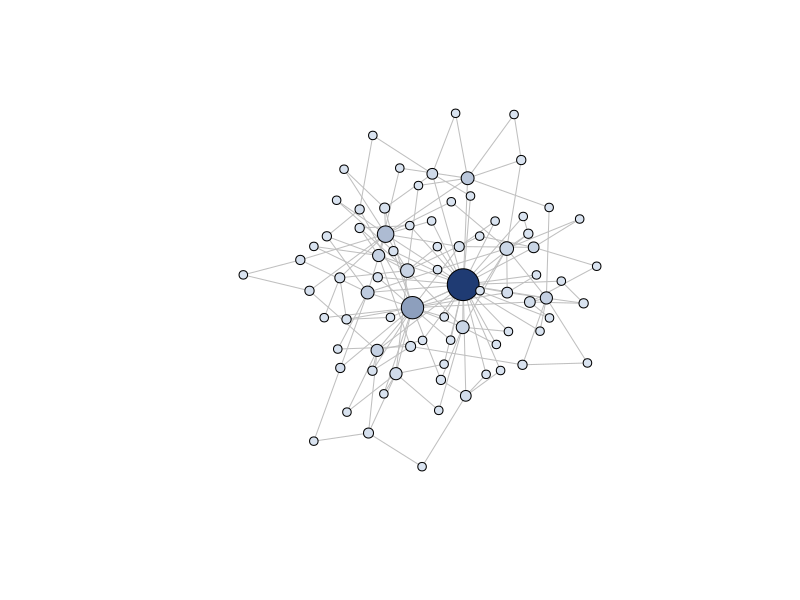
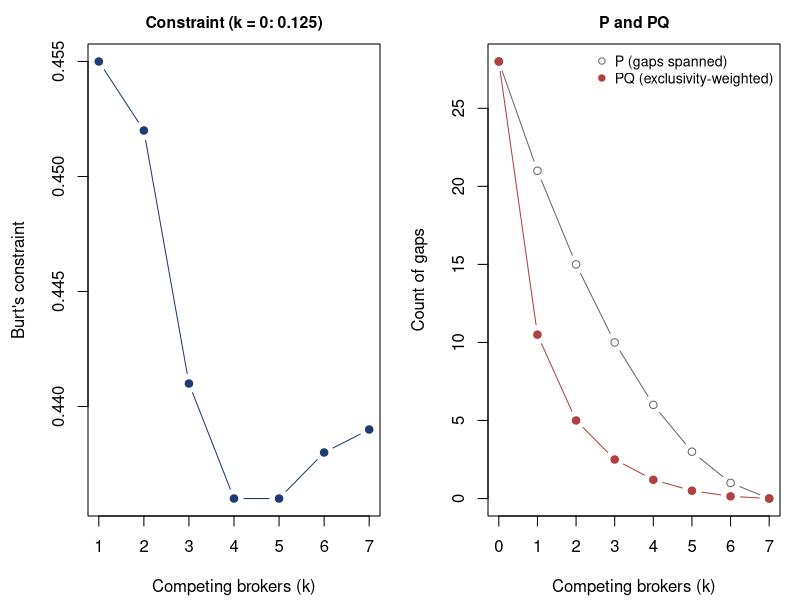
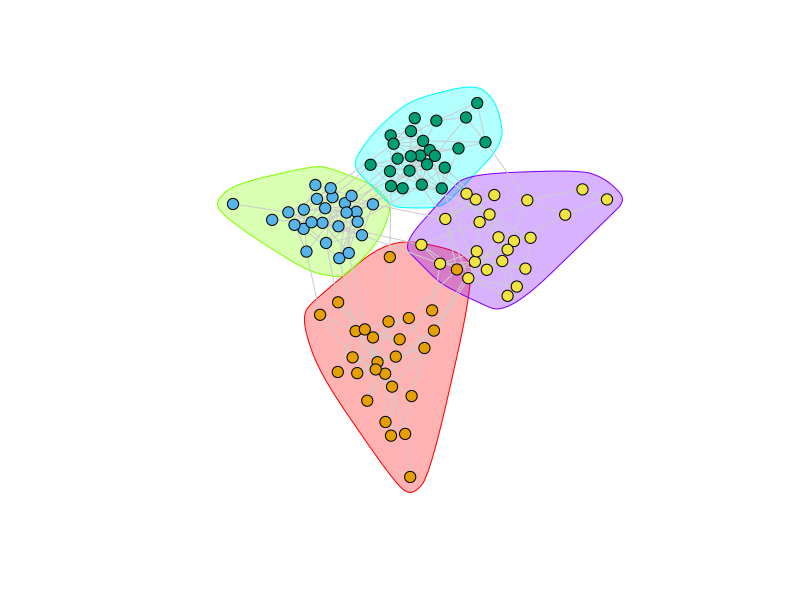
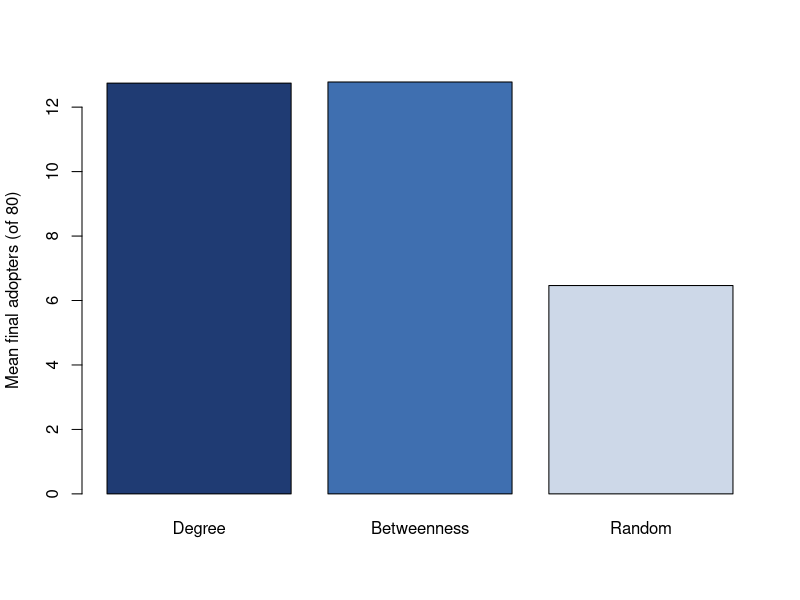

Source code (R) for these figures, in order:
## ---- chunk 1
#| fig-cap: "A simulated scale-free social/co-purchase graph of 80 nodes generated by preferential attachment. Node size is proportional to degree; color encodes betweenness (darker = higher). The hubs (large nodes) and the brokers (dark nodes) are not always the same vertices, which is the practical point of distinguishing centrality measures."
library(igraph)
set.seed(20260622)

# --- Build a simulated scale-free network (Barabasi-Albert) ---
# Interpretable as a social graph (who-follows-whom) or, with edges read as
# "frequently bought together," a product co-purchase graph.
g <- sample_pa(n = 80, power = 1.1, m = 2, directed = FALSE)
V(g)$name <- paste0("u", seq_len(vcount(g)))

# --- Centrality measures (all functions of the adjacency structure) ---
deg  <- degree(g)
btw  <- betweenness(g, normalized = TRUE)
eig  <- eigen_centrality(g)$vector

cent <- data.frame(
  node       = V(g)$name,
  degree     = deg,
  betweenness = round(btw, 3),
  eigenvector = round(eig, 3)
)

# Show the five highest-degree nodes and how they rank on the other measures
top_deg <- head(cent[order(-cent$degree), ], 5)
cat("Top-5 nodes by degree:\n")
print(top_deg, row.names = FALSE)

# The top node by EACH measure can differ:
cat("\nMost central node by measure:\n")
cat("  degree     :", cent$node[which.max(cent$degree)], "\n")
cat("  betweenness:", cent$node[which.max(cent$betweenness)], "\n")
cat("  eigenvector:", cent$node[which.max(cent$eigenvector)], "\n")

# Rank correlation between degree and betweenness: high but not 1,
# which is exactly why brokers and hubs are distinct managerial targets.
cat("\nSpearman corr(degree, betweenness):",
    round(cor(deg, btw, method = "spearman"), 3), "\n")

# --- Visualize ---
node_col <- colorRampPalette(c("#d9e3f0", "#1f3b73"))(100)[
  as.integer(cut(btw, breaks = 100, include.lowest = TRUE))]
plot(g,
     vertex.size   = 4 + 14 * (deg / max(deg)),
     vertex.color  = node_col,
     vertex.label  = NA,
     edge.color    = "grey75",
     layout        = layout_with_fr(g))
## ---- chunk 2
set.seed(20261110)
n_vc  <- 60
style <- rbinom(n_vc, 1, 0.5)   # 1 = life-science/energy investor, 0 = software/finance
inc <- cbind(                   # VC x category activity (1 = invested there)
  biotech   = rbinom(n_vc, 1, ifelse(style == 1, 0.80, 0.15)),
  cleantech = rbinom(n_vc, 1, ifelse(style == 1, 0.70, 0.15)),
  fintech   = rbinom(n_vc, 1, ifelse(style == 1, 0.10, 0.80))
)
co   <- crossprod(inc)      # diagonal: |I|; off-diagonal: |I and J|
sim  <- co / diag(co)       # row I: share of I's investors also active in J
dist <- 1 - sim             # asymmetric socio-cognitive distance
round(dist, 2)

# Erraticism: mean distance between CONSECUTIVE categories (order matters).
erraticism <- function(path, D) mean(D[cbind(head(path, -1), path[-1])])
# Path-independent distance: mean over all category pairs (order ignored).
path_indep <- function(path, D) {
  p <- combn(unique(path), 2)
  mean((D[t(p)] + D[t(p[2:1, ])]) / 2)
}
paths <- list(
  coherent = c("fintech", "biotech", "cleantech"),
  erratic  = c("biotech", "fintech", "cleantech")
)
data.frame(
  path                = sapply(paths, paste, collapse = " -> "),
  erraticism          = round(sapply(paths, erraticism, D = dist), 3),
  path_indep_distance = round(sapply(paths, path_indep, D = dist), 3),
  row.names = NULL
)
## ---- chunk 3
#| label: fig-graph-brokerage-shadow
#| message: false
#| warning: false
#| fig-width: 8
#| fig-height: 3.8
#| fig-cap: "Burt's constraint and the pair-based measures along the eight-alter shadow-ego sequence, in which k of ego's alters become competing brokers tied to every other alter. Ego's position worsens with every added competitor. Constraint (left, plotted from k = 1 on a narrow vertical scale; it is 0.125 at k = 0) peaks at 0.455 with the first competitor and then falls, signalling an improvement that has not occurred; P and PQ (right) decline monotonically."
library(igraph)

# --- Pair-based brokerage measures (Borgatti and Everett 2026) ---
# For ego i, a brokered pair (a "gap") is an unordered pair {j, k} of i's
# alters that are not tied to each other. c_jk is the number of common
# neighbors of j and k in the WHOLE network; ego is always one, so c_jk >= 1.
#   P   = number of brokered pairs                  (opportunity volume)
#   Q   = mean of 1 / c_jk over brokered pairs      (base exclusivity)
#   PQ  = sum of 1 / c_jk                           (= two-step betweenness)
#   PQe = number of pairs with c_jk == 1            (indicator version)
brokerage_pq <- function(g, ego) {
  alters <- as.integer(neighbors(g, ego))
  none <- c(P = 0, Q = NA, PQ = 0, PQe = 0)
  if (length(alters) < 2) return(none)
  prs  <- combn(alters, 2)
  open <- !apply(prs, 2, function(p) are_adjacent(g, p[1], p[2]))
  if (!any(open)) return(none)
  prs  <- prs[, open, drop = FALSE]
  c_jk <- apply(prs, 2, function(p)
    length(intersect(neighbors(g, p[1]), neighbors(g, p[2]))))
  c(P = ncol(prs), Q = mean(1 / c_jk), PQ = sum(1 / c_jk),
    PQe = sum(c_jk == 1))
}

# Burt's effective size for binary data, N - 2t/N, where t is the number of
# ties among ego's N alters; efficiency is effective size divided by N.
effective_size <- function(g, ego) {
  alters <- as.integer(neighbors(g, ego))
  N <- length(alters)
  t <- ecount(induced_subgraph(g, alters))
  c(N = N, ES = N - 2 * t / N, eff = (N - 2 * t / N) / N)
}

# --- The eight-alter shadow-ego sequence ---
# Ego (vertex 1) has 8 alters (2..9), initially unconnected. Step k makes k
# alters competing brokers ("shadow egos") tied to every other alter. By
# structural-hole theory ego's position worsens monotonically in k.
shadow_net <- function(k, n_alters = 8) {
  g <- make_star(n_alters + 1, mode = "undirected", center = 1)
  alters <- 2:(n_alters + 1)
  for (s in alters[seq_len(k)]) {
    others <- setdiff(alters, s)
    new <- others[!sapply(others, function(o) are_adjacent(g, s, o))]
    if (length(new) > 0) g <- add_edges(g, as.vector(rbind(s, new)))
  }
  g
}

shadow <- do.call(rbind, lapply(0:7, function(k) {
  g <- shadow_net(k)
  m <- brokerage_pq(g, 1)
  data.frame(k          = k,
             constraint = round(constraint(g, nodes = 1), 3),
             eff_size   = effective_size(g, 1)[["ES"]],
             P          = m[["P"]],
             Q          = round(m[["Q"]], 3),
             PQ         = round(m[["PQ"]], 2),
             PQe        = m[["PQe"]],
             btw2       = round(betweenness(g, v = 1, cutoff = 2), 2))
}))
print(shadow, row.names = FALSE)

# --- Identities stated in the paper ---
cat("\nPQ equals two-step betweenness in every row:",
    isTRUE(all.equal(shadow$PQ, shadow$btw2)), "\n")
cat("Effective size equals 1 + 2P/N in every row:",
    isTRUE(all.equal(shadow$eff_size, 1 + 2 * shadow$P / 8)), "\n")

# --- Figure: constraint versus P and PQ along the sequence ---
op <- par(mfrow = c(1, 2), mar = c(4.2, 4.4, 2.2, 1))
s1 <- shadow[shadow$k >= 1, ]
plot(s1$k, s1$constraint, type = "b", pch = 19, col = "#1f3b73",
     xlab = "Competing brokers (k)", ylab = "Burt's constraint",
     main = "Constraint (k = 0: 0.125)", cex.main = 0.95)
plot(shadow$k, shadow$P, type = "b", pch = 1, col = "grey40",
     ylim = c(0, 28), xlab = "Competing brokers (k)",
     ylab = "Count of gaps", main = "P and PQ", cex.main = 0.95)
lines(shadow$k, shadow$PQ, type = "b", pch = 19, col = "#b0413e")
legend("topright", c("P (gaps spanned)", "PQ (exclusivity-weighted)"),
       pch = c(1, 19), col = c("grey40", "#b0413e"), bty = "n", cex = 0.85)
par(op)
## ---- chunk 4
#| label: graph-brokerage-sim
#| message: false
#| warning: false
library(igraph)

# --- Three toy ego networks with the same three contacts A, B, C ---
# In the contested case the rival broker is tied to A, B, and C but is NOT
# one of ego's contacts.
toy <- list(
  closure   = graph_from_literal(Ego-A, Ego-B, Ego-C, A-B, B-C, A-C),
  open      = graph_from_literal(Ego-A, Ego-B, Ego-C),
  contested = graph_from_literal(Ego-A, Ego-B, Ego-C, Rival-A, Rival-B, Rival-C)
)
toy_tab <- do.call(rbind, lapply(names(toy), function(nm) {
  g <- toy[[nm]]; m <- brokerage_pq(g, "Ego")
  data.frame(case = nm,
             constraint = round(constraint(g, nodes = "Ego"), 3),
             P = m[["P"]], Q = round(m[["Q"]], 3), PQ = round(m[["PQ"]], 2))
}))
print(toy_tab, row.names = FALSE)

# --- Distance-sensitive quality scores (Borgatti and Everett 2026, App. B) ---
# Shortest bypass: 1 - rho^(d_jk - 1), with d_jk the j-k distance once ego is
# removed (no bypass: score 1). Walk-discounted: 1 / (1 + r_jk), where
# r = A^2 (I - beta A)^{-1} on the ego-deleted adjacency matrix A and
# beta < 1 / lambda_1 (here beta = 0.5 / lambda_1).
deep_quality <- function(g, ego, rho = 0.5, beta_frac = 0.5) {
  alters <- as.integer(neighbors(g, ego))
  if (length(alters) < 2) return(c(Qgeo = NA, Qwalk = NA))
  prs  <- combn(alters, 2)
  open <- !apply(prs, 2, function(p) are_adjacent(g, p[1], p[2]))
  if (!any(open)) return(c(Qgeo = NA, Qwalk = NA))
  prs  <- prs[, open, drop = FALSE]
  keep <- setdiff(seq_len(vcount(g)), ego)
  h    <- induced_subgraph(g, keep)
  idx  <- matrix(match(prs, keep), nrow = 2)      # pair ids inside h
  d    <- distances(h)[cbind(idx[1, ], idx[2, ])]
  geo  <- ifelse(is.finite(d), 1 - rho^(d - 1), 1)
  A    <- as_adjacency_matrix(h, sparse = FALSE)
  lam  <- max(abs(eigen(A, symmetric = TRUE, only.values = TRUE)$values))
  beta <- if (lam > 0) beta_frac / lam else 0
  R    <- A %*% A %*% solve(diag(nrow(A)) - beta * A)
  walk <- 1 / (1 + R[cbind(idx[1, ], idx[2, ])])
  c(Qgeo = mean(geo), Qwalk = mean(walk))
}

# --- A simulated B2B referral network: 36 firms in three regional clusters ---
set.seed(20261001)
pm  <- matrix(0.02, 3, 3); diag(pm) <- 0.30
g   <- sample_sbm(36, pref.matrix = pm, block.sizes = c(12, 12, 12))
blk <- rep(1:3, each = 12)                 # regional cluster of each firm
V(g)$name <- paste0("f", seq_len(vcount(g)))

meas <- do.call(rbind, lapply(seq_len(vcount(g)), function(i) {
  pq <- brokerage_pq(g, i); es <- effective_size(g, i); dq <- deep_quality(g, i)
  data.frame(firm = V(g)$name[i], degree = es[["N"]],
             clusters = length(unique(blk[as.integer(neighbors(g, i))])),
             eff_size   = round(es[["ES"]], 2),
             constraint = round(constraint(g, nodes = i), 3),
             P = pq[["P"]], Q = round(pq[["Q"]], 3), PQ = round(pq[["PQ"]], 2),
             Qgeo = round(dq[["Qgeo"]], 3), Qwalk = round(dq[["Qwalk"]], 3))
}))

cat("\nSix firms with the largest PQ:\n")
print(head(meas[order(-meas$PQ), ], 6), row.names = FALSE)
cat("\nLowest-constraint firm:", meas$firm[which.min(meas$constraint)],
    "| highest-PQ firm:", meas$firm[which.max(meas$PQ)], "\n")

cat("\nSpearman correlations across the 36 firms:\n")
print(round(cor(meas[, c("degree", "constraint", "P", "Q", "PQ")],
                method = "spearman", use = "pairwise.complete.obs"), 2))
## ---- chunk 5
#| fig-cap: "Community structure of a simulated graph with planted groups. Nodes are colored by detected community. The Louvain partition recovers the dense subgroups; modularity quantifies how much denser within-community ties are than chance."
library(igraph)
set.seed(20260622)

# --- Simulate a graph with PLANTED community structure ---
# Stochastic block model: 4 blocks (think 4 customer tribes / 4 product
# categories) with high within-block and low between-block edge probability.
block_sizes <- c(25, 25, 25, 25)
p_within  <- 0.18
p_between <- 0.01
pref <- matrix(p_between, nrow = 4, ncol = 4)
diag(pref) <- p_within
gsbm <- sample_sbm(n = sum(block_sizes),
                   pref.matrix = pref,
                   block.sizes = block_sizes)

# --- Louvain community detection (modularity maximization) ---
comm_louvain <- cluster_louvain(gsbm)

cat("Number of communities found:", length(comm_louvain), "\n")
cat("Community sizes:", paste(sizes(comm_louvain), collapse = ", "), "\n")
cat("Modularity Q:", round(modularity(comm_louvain), 3), "\n")

# Leiden is available in recent igraph; fall back to Louvain if not present,
# so the chapter renders across versions.
leiden_ok <- "cluster_leiden" %in% ls("package:igraph")
if (leiden_ok) {
  comm_leiden <- cluster_leiden(gsbm, objective_function = "modularity")
  cat("Leiden communities:", length(unique(membership(comm_leiden))), "\n")
}

# --- Visualize the Louvain partition ---
plot(comm_louvain, gsbm,
     vertex.size  = 6,
     vertex.label = NA,
     edge.color   = "grey80",
     layout       = layout_with_fr(gsbm))
## ---- chunk 6
#| label: tbl-graph-modularity-null
#| tbl-cap: "Louvain modularity of purely random (Erdős–Rényi) graphs, which contain no planted communities. Each cell averages 50 draws; isolated nodes are dropped before clustering. Rows are network size; columns are mean degree."
set.seed(2026)
null_q <- expand.grid(n = c(20, 60, 200), mean_degree = c(2, 4, 8))
null_q$Q <- mapply(function(n, k) {
  mean(replicate(50, {
    g <- sample_gnp(n, p = k / (n - 1))
    g <- induced_subgraph(g, which(degree(g) > 0))
    modularity(cluster_louvain(g))
  }))
}, null_q$n, null_q$mean_degree)
null_wide <- reshape(transform(null_q, Q = round(Q, 3)),
                     idvar = "n", timevar = "mean_degree", direction = "wide")
names(null_wide) <- c("Nodes", "Mean degree 2", "Mean degree 4", "Mean degree 8")
knitr::kable(null_wide, row.names = FALSE)
## ---- chunk 7
#| label: tbl-graph-modularity-copatent
#| tbl-cap: "Fast-greedy modularity of simulated co-patenting networks with no organizational structure: each patent's team of 2 to 5 inventors is drawn at random from the firm's pool, and edges join co-inventors (unweighted). Each cell averages 30 simulated firm-years; inventors without a co-inventor are dropped. Rows are the size of the inventor pool; columns are patents per inventor."
set.seed(2026)
copatent_q <- function(n_inv, n_pat, max_team = 5) {
  edges <- do.call(rbind, lapply(seq_len(n_pat), function(p) {
    team <- sample(n_inv, sample(2:max_team, 1))
    t(combn(team, 2))
  }))
  g <- simplify(graph_from_edgelist(edges, directed = FALSE))
  g <- induced_subgraph(g, which(degree(g) > 0))
  modularity(cluster_fast_greedy(g))
}
cop <- expand.grid(inventors = c(30, 100, 300), per_inventor = c(0.5, 1, 2))
cop$Q <- mapply(function(n, r) mean(replicate(30, copatent_q(n, round(n * r)))),
                cop$inventors, cop$per_inventor)
cop_wide <- reshape(transform(cop, Q = round(Q, 3)),
                    idvar = "inventors", timevar = "per_inventor", direction = "wide")
names(cop_wide) <- c("Inventors", "0.5 patents each", "1 patent each", "2 patents each")
knitr::kable(cop_wide, row.names = FALSE)
## ---- chunk 8
#| fig-cap: "Independent-cascade diffusion over a simulated scale-free graph. Each bar is the mean final number of adopters (out of 80 nodes) across 200 cascade simulations, for three seeding rules with the same seed-set size. Degree- and betweenness-based seeding outperform random seeding, the simulated counterpart of the empirical 'seed the hubs' result."
library(igraph)
set.seed(20260622)

g <- sample_pa(n = 80, power = 1.1, m = 2, directed = FALSE)
A <- as_adjacency_matrix(g, sparse = FALSE)
n <- vcount(g)

# --- One independent-cascade realization from a given seed set ---
# Each active node gets ONE chance to activate each inactive neighbor,
# succeeding with probability p along that edge.
ic_spread <- function(adj, seeds, p = 0.12) {
  active   <- rep(FALSE, nrow(adj)); active[seeds] <- TRUE
  frontier <- seeds
  while (length(frontier) > 0) {
    new_active <- integer(0)
    for (u in frontier) {
      nbrs <- which(adj[u, ] == 1 & !active)
      if (length(nbrs) > 0) {
        success <- nbrs[runif(length(nbrs)) < p]
        new_active <- c(new_active, success)
      }
    }
    new_active <- unique(new_active)
    active[new_active] <- TRUE
    frontier <- new_active
  }
  sum(active)
}

# --- Monte Carlo: mean spread for each seeding rule ---
mc_spread <- function(seeds, reps = 200, p = 0.12) {
  mean(replicate(reps, ic_spread(A, seeds, p)))
}

k <- 3  # seed-set size
deg  <- degree(g)
btw  <- betweenness(g)

seeds_degree <- order(deg, decreasing = TRUE)[1:k]
seeds_betw   <- order(btw, decreasing = TRUE)[1:k]
set.seed(101)
seeds_random <- sample(seq_len(n), k)

results <- c(
  Degree      = mc_spread(seeds_degree),
  Betweenness = mc_spread(seeds_betw),
  Random      = mc_spread(seeds_random)
)

cat("Mean final adopters out of", n, "nodes (k =", k, "seeds, 200 sims):\n")
print(round(results, 1))

barplot(results,
        ylab = "Mean final adopters (of 80)",
        col  = c("#1f3b73", "#3f6fb0", "#cdd8e8"),
        main = "")
